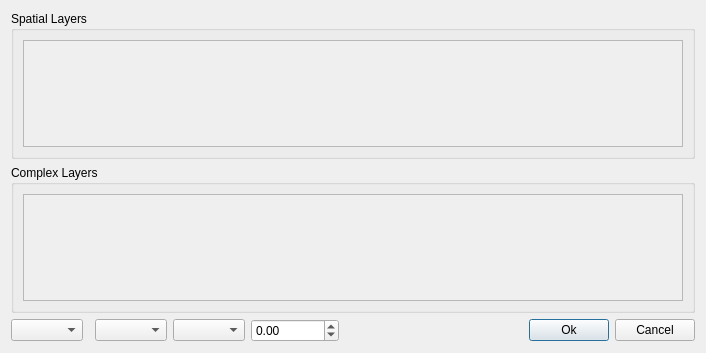
<?xml version="1.0" encoding="UTF-8"?>
<ui version="4.0">
 <class>FilterDialog</class>
 <widget class="QDialog" name="FilterDialog">
  <property name="geometry">
   <rect>
    <x>0</x>
    <y>0</y>
    <width>706</width>
    <height>353</height>
   </rect>
  </property>
  <property name="windowTitle">
   <string>DSGTools Conversion Tool - Layer Filters</string>
  </property>
  <layout class="QGridLayout" name="gridLayout_3">
   <item row="2" column="0">
    <layout class="QHBoxLayout" name="horizontalLayout_2">
     <item>
      <widget class="QComboBox" name="spatialComboBox"/>
     </item>
     <item>
      <widget class="QgsFieldExpressionWidget" name="mFieldExpressionWidget" native="true">
       <property name="maximumSize">
        <size>
         <width>16777215</width>
         <height>33</height>
        </size>
       </property>
      </widget>
     </item>
     <item>
      <widget class="QComboBox" name="predicateComboBox"/>
     </item>
     <item>
      <widget class="QComboBox" name="comboBox"/>
     </item>
     <item>
      <widget class="QDoubleSpinBox" name="doubleSpinBox">
       <property name="minimum">
        <double>-999999999.000000000000000</double>
       </property>
       <property name="maximum">
        <double>999999999.000000000000000</double>
       </property>
       <property name="singleStep">
        <double>10.000000000000000</double>
       </property>
      </widget>
     </item>
    </layout>
   </item>
   <item row="0" column="0" colspan="3">
    <layout class="QVBoxLayout" name="verticalLayout">
     <item>
      <widget class="QgsCollapsibleGroupBox" name="mGroupBox">
       <property name="title">
        <string>Spatial Layers</string>
       </property>
       <layout class="QGridLayout" name="gridLayout">
        <item row="0" column="0">
         <widget class="QScrollArea" name="scrollArea">
          <property name="horizontalScrollBarPolicy">
           <enum>Qt::ScrollBarAlwaysOff</enum>
          </property>
          <property name="widgetResizable">
           <bool>true</bool>
          </property>
          <widget class="QWidget" name="scrollAreaWidgetContents">
           <property name="geometry">
            <rect>
             <x>0</x>
             <y>0</y>
             <width>648</width>
             <height>93</height>
            </rect>
           </property>
           <layout class="QGridLayout" name="gridLayout_4">
            <item row="0" column="0">
             <layout class="QGridLayout" name="spatialGridLayout">
              <item row="0" column="0">
               <spacer name="verticalSpacer_2">
                <property name="orientation">
                 <enum>Qt::Vertical</enum>
                </property>
                <property name="sizeHint" stdset="0">
                 <size>
                  <width>20</width>
                  <height>40</height>
                 </size>
                </property>
               </spacer>
              </item>
             </layout>
            </item>
           </layout>
          </widget>
         </widget>
        </item>
       </layout>
      </widget>
     </item>
     <item>
      <widget class="QgsCollapsibleGroupBox" name="mGroupBox_2">
       <property name="title">
        <string>Complex Layers</string>
       </property>
       <layout class="QGridLayout" name="gridLayout_2">
        <item row="0" column="0">
         <widget class="QScrollArea" name="scrollArea_2">
          <property name="horizontalScrollBarPolicy">
           <enum>Qt::ScrollBarAlwaysOff</enum>
          </property>
          <property name="widgetResizable">
           <bool>true</bool>
          </property>
          <widget class="QWidget" name="scrollAreaWidgetContents_2">
           <property name="geometry">
            <rect>
             <x>0</x>
             <y>0</y>
             <width>648</width>
             <height>92</height>
            </rect>
           </property>
           <layout class="QGridLayout" name="gridLayout_5">
            <item row="0" column="0">
             <layout class="QGridLayout" name="complexGridLayout">
              <item row="0" column="0">
               <spacer name="verticalSpacer_3">
                <property name="orientation">
                 <enum>Qt::Vertical</enum>
                </property>
                <property name="sizeHint" stdset="0">
                 <size>
                  <width>20</width>
                  <height>40</height>
                 </size>
                </property>
               </spacer>
              </item>
             </layout>
            </item>
           </layout>
          </widget>
         </widget>
        </item>
       </layout>
      </widget>
     </item>
    </layout>
   </item>
   <item row="2" column="1">
    <spacer name="horizontalSpacer">
     <property name="orientation">
      <enum>Qt::Horizontal</enum>
     </property>
     <property name="sizeHint" stdset="0">
      <size>
       <width>197</width>
       <height>20</height>
      </size>
     </property>
    </spacer>
   </item>
   <item row="2" column="2">
    <layout class="QHBoxLayout" name="horizontalLayout">
     <item>
      <widget class="QPushButton" name="okPushButton">
       <property name="text">
        <string>Ok</string>
       </property>
      </widget>
     </item>
     <item>
      <widget class="QPushButton" name="cancelPushButton">
       <property name="text">
        <string>Cancel</string>
       </property>
      </widget>
     </item>
    </layout>
   </item>
  </layout>
  <zorder>horizontalSpacer</zorder>
 </widget>
 <customwidgets>
  <customwidget>
   <class>QgsCollapsibleGroupBox</class>
   <extends>QGroupBox</extends>
   <header>qgscollapsiblegroupbox.h</header>
   <container>1</container>
  </customwidget>
  <customwidget>
   <class>QgsFieldExpressionWidget</class>
   <extends>QWidget</extends>
   <header>qgsfieldexpressionwidget.h</header>
  </customwidget>
 </customwidgets>
 <resources/>
 <connections/>
</ui>
